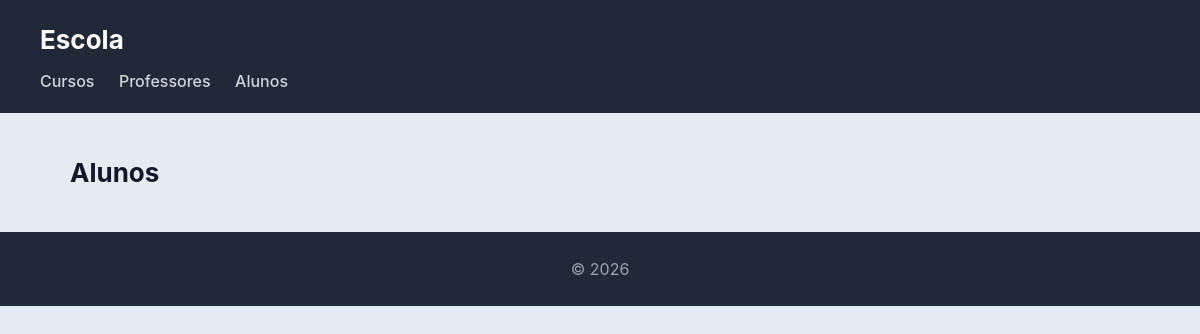
The page /escola/alunos/ on the database as committed earlier.
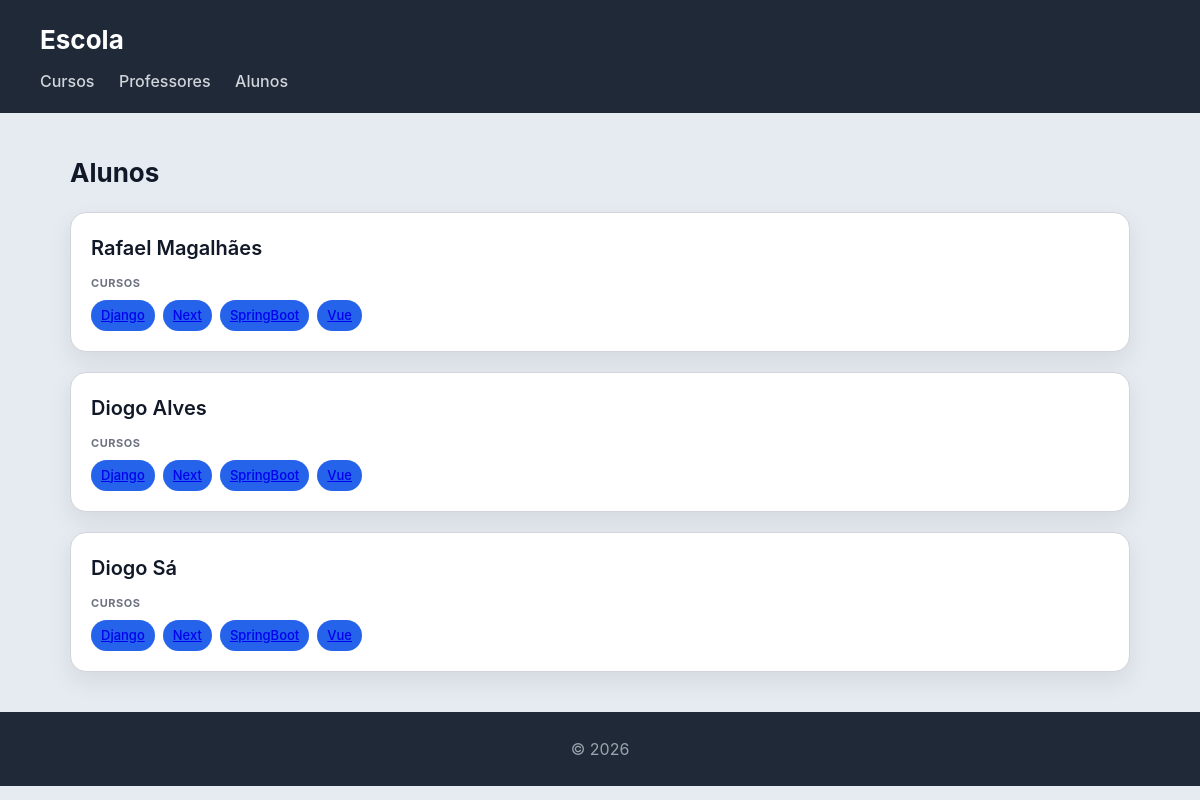
The same page on the database as committed later.
### escola/models.py (models this page shows)
class Aluno(models.Model):
    nome = models.CharField(max_length=100)
    numero = models.CharField(max_length=20, unique=True)
    def __str__(self):
        return self.nome

class Curso(models.Model):
    nome = models.CharField(max_length=100)
    imagem = models.ImageField(upload_to='cursos/')
    professor = models.ForeignKey(Professor, on_delete=models.CASCADE, related_name='cursos')
    alunos = models.ManyToManyField(Aluno, related_name='cursos')
    def __str__(self):
        return self.nome

### escola/views.py (the view)
# urls.py: path('alunos/', views.alunos_view, name='alunos'),
def alunos_view(request):
    alunos = (
        Aluno.objects
        .prefetch_related('cursos')
        .all()
    )
    return render(request, 'escola/alunos.html', {'alunos': alunos})

### escola/templates/escola/alunos.html
{% extends "escola/base.html" %}
{% block content %}
<h2>Alunos</h2>
<section>
    {% for aluno in alunos %}
    <article>
        <header>
            <h3>{{ aluno }}</h3>
        </header>
        <section>
            <h4>Cursos</h4>
            <ul>
                {% for curso in aluno.cursos.all %}
                    <li>
                        <a href="{% url 'curso' curso.id %}">
                        {{ curso }}
                        </a>
                    </li>
               {% endfor %}
            </ul>
        </section>
    </article>
    {% endfor %}
</section>
{% endblock %}

Rows that differ between the two databases and show on the page:
added Aluno: nome "Rafael Magalhães"
added Curso: nome "Django"
added Curso: nome "Next"
added Curso: nome "SpringBoot"
added Curso: nome "Vue"
added Aluno: nome "Diogo Alves"
added Aluno: nome "Diogo Sá"
